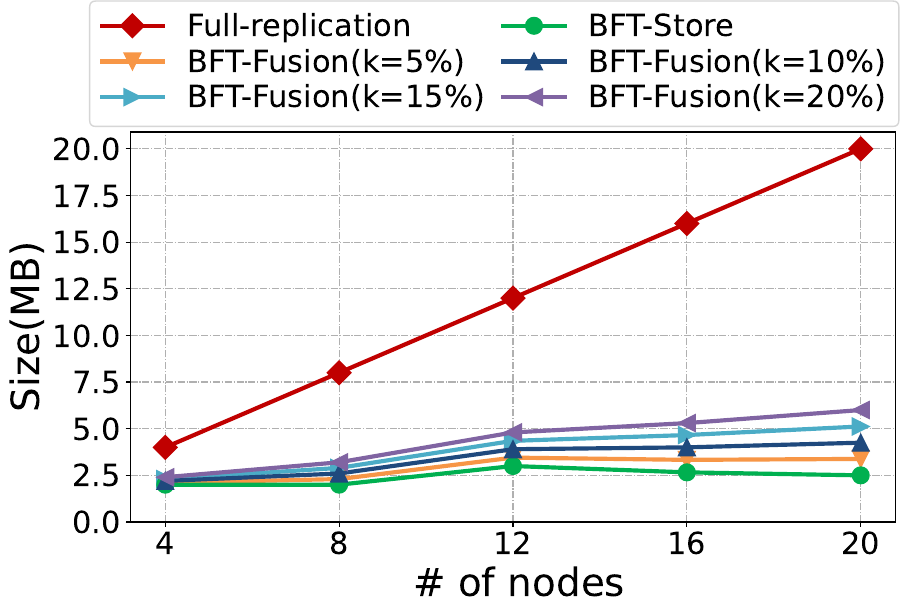

Source code (Python):
import xlrd
import matplotlib.pyplot as plt
import numpy as np

colorDict = {
    'Full-replication': '#C00000', 
    'BFT-Store': '#00B050', 
    'BFT-Fusion(k=5%)': '#F79646', 
    'BFT-Fusion(k=10%)': '#1f497d', 
    'BFT-Fusion(k=15%)':'#4BACC6', 
    'BFT-Fusion(k=20%)':'#8064A2'
}

markerDict = {
    'Full-replication': 'D', 
    'BFT-Store': 'o', 
    'BFT-Fusion(k=5%)': 'v', 
    'BFT-Fusion(k=10%)': '^', 
    'BFT-Fusion(k=15%)':'>', 
    'BFT-Fusion(k=20%)':'<'
}

hatchDict = {
    'network': '\\\\\\\\',
    'computation': '----',
    'I/O': '////',
}

readbook = xlrd.open_workbook('latency.xlsx')
dataSheet = readbook.sheet_by_name('storage')

startRow = 0
finalRow = 5

dataDict = {}

baseMethodArr = [i for i in dataSheet.row_values(0) if i != ''][1:-1]
xArr = []

xLabel = dataSheet.row_values(startRow)[0].split(',')[0].split(':')[1]
yLabel = dataSheet.row_values(startRow)[0].split(',')[1].split(':')[1]

for curMethod in baseMethodArr:
    dataDict[curMethod] = []

for i in range(startRow+1, finalRow+1):
    curRow = dataSheet.row_values(i)
    print(curRow)
    xArr.append(curRow[1])
    for j in range(len(baseMethodArr)):
        dataDict[baseMethodArr[j]].append(curRow[j+2])

print(dataDict)

methodArr = []
for i in range(len(baseMethodArr)):
    methodArr.append(baseMethodArr[i//3+i%3*2])

ind = np.arange(len(xArr))
line_lw = 3
legendArr = []
legendEntryArr = []

plt.figure(figsize=(9,6))


for i in range(len(methodArr)):
    curMethod = methodArr[i]
    plt.plot(xArr, dataDict[curMethod], linewidth=line_lw, label=curMethod, \
        color=colorDict[curMethod], marker=markerDict[curMethod], markersize=12, zorder=5)

plt.ylabel(yLabel, fontsize=28)
plt.xlabel(xLabel, fontsize=28)

plt.legend(fontsize=22, ncol=2, columnspacing=0.6, labelspacing=0.2, loc='upper center', bbox_to_anchor=(0.4755, 1.375))
plt.yticks(fontsize=22)
plt.xticks(xArr, [str(int(i)) for i in xArr], fontsize=22)

plt.ylim(0)
plt.grid(True, linestyle='-.', axis='both')

plt.subplots_adjust(left=0.145, right=0.995, top=0.78, bottom=0.13)

plt.savefig('storage_1.pdf')
plt.show()
